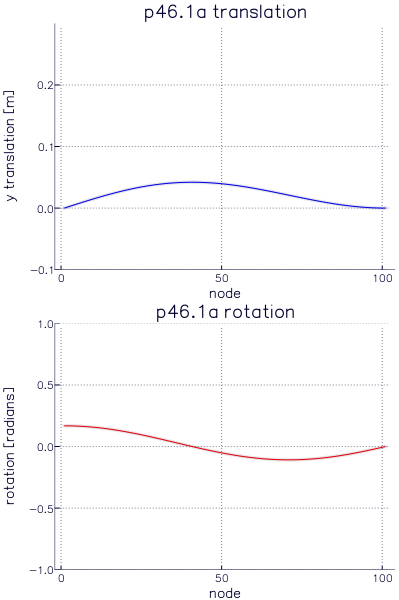

Source code (Julia):
using PtFEM

ProjDir = dirname(@__FILE__)

data = Dict(
  # Beam(ndim, nst, nxe, nip, direction, finite_element(nod, nodof), axisymmetric)
  :struc_el => Beam(2, 1, 100, 1, :x, Line(2, 1), false),
  :properties => [1.0;],
  :x_coords => 0.0:0.01:1.0,
  :support => [
    (1, [0 1]),
    (101, [0 0])
    ],
  :limit => 100,
  :tol => 0.00001
)

data |> display
println()

@time m = p46(data)
println()

println("\nThe buckling load = $(m[1])\n")
buckling_df = DataFrame(
  translation = m[4][m[5][1,:]+1],
  rotation = m[4][m[5][2,:]+1]
)
display(buckling_df)
println()
  
if VERSION.minor < 6
  using Plots
  gr(size=(400,600))

  p = Vector{Plots.Plot{Plots.GRBackend}}(undef, 2)
  titles = ["p46.1a translation", "p46.1a rotation"]
  p[1] = plot(
    convert(Array, buckling_df[:translation]), 
    ylim=(-0.1, 0.3), xlabel="node",
    ylabel="y translation [m]", color=:blue,
    marker=(:circle,1,0.1,stroke(1,:black)),
    title=titles[1], leg=false)
  p[2] = plot(
    convert(Array, buckling_df[:rotation]),
    ylim=(-1.0, 1.0), xlabel="node", 
    ylabel="rotation [radians]", color=:red,
    marker=(:circle,1,0.1,stroke(1,:black)),
    title=titles[2], leg=false)

  plot(p..., layout=(2, 1))
  savefig(ProjDir*"/Ex46.1a.png")
  
end
